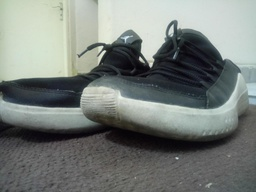
#> input picture imp/optflw/pics/shoes.0.jpg, 256 x 192 px, shrunk from 1280 x 960 before the run; its folder holds 3 pictures in this run
$ python hs.py
#> lines starting #> are read from the running program, lines starting #| are printed output that depends on the picture
### imp/optflw/lib.py

import cv2, sys, numpy as np
from pathlib import Path
from matplotlib import pyplot as plt


QUIVER = 5
FILTER = 1

def getimgfiles(stem):
#> called with stem = 'pics/shoes'
	stem = Path(stem).expanduser()
	path = stem.parent
	name = stem.name
	exts = ['.ppm','.bmp','.png','.jpg']
	for ext in exts:
		pat = name + '.*' + ext
		print('[*] searching {}/{}'.format(path, pat))
		flist = sorted(path.glob(pat))
		if flist:
			break
#> pass 2 of the loop in getimgfiles, `for ext in exts:`:

	if not flist:
		raise FileNotFoundError('[-] no files found under {} with {}'.format(stem,exts))

	print('[+] analyzing {} files {}.*{}'.format(len(flist), stem, ext))

	return flist, ext


def HornSchunck(im1, im2, landa, ite):
	uInitial = np.zeros([im1.shape[0], # row
						 im1.shape[1]] # col
						)
	vInitial = np.zeros([im1.shape[0], # row
						 im1.shape[1]] # col
						)

	# cause our imag is a 255 value matrix
	# we'll make our u and v vector range
	# something between 0 and 1
	u = uInitial / 255
	v = vInitial / 255

	[fx, fy, ft] = computeDerivatives(im1, im2)

	# cause our imag is a 255 value matrix
	# we'll make our f matrices range
	# something between 0 and 1
	fx = fx / 255
	fy = fy / 255
	ft = ft / 255

	# plotting each fx , fy and ft
	fg, ax = plt.subplots(1, 3, figsize=(18,5))
	for f, a, t in zip((fx, fy, ft), ax, ('$f_x$','$f_y$','$f_t$')):
		h = a.imshow(f, cmap = 'bwr')
		a.set_title(t)
		fg.colorbar(h, ax = a)


	# We use an odd kernel size to ensure there
	# is a valid integer (x, y)-coordinate at the center of the image

	mask = np.array([[1/6, 1/3, 1/6],
					  [1/3,    0, 1/3],
					  [1/6, 1/3, 1/6]], float)

	for i in range(ite):
		# cause our imag is a 255 value matrix
		# we'll make our u and v vector range
		# something between 0 and 1
		uAvg = cv2.filter2D(u,-1, mask) / 255
		vAvg = cv2.filter2D(v,-1, mask) / 255
		derv = (fx*uAvg + fy*vAvg + ft) / (landa**2 + fx**2 + fy**2)
		u = uAvg - fx * derv
		v = vAvg - fy * derv

	return u,v


def computeDerivatives(im1, im2):
	# our result img pixel range conved with our mask should be
	# something between 0 to 255 and for that reason we multiply
	# our 2x2 mask by 0.25
	maskX = np.matrix([[-1,1],[-1,1]])*.25
	maskY = np.matrix([[-1,-1],[1,1]])*.25
	maskT = np.ones([2,2])*.25
	# because of adding two conv will raise a pixel range exception error
	# here we are dividing the result for each f by 2 to make the result
	# less than or equal to 255
	fx = (cv2.filter2D(im1, -1, maskX) + cv2.filter2D(im2, -1, maskX))/2
	fy = (cv2.filter2D(im1, -1, maskY) + cv2.filter2D(im2, -1, maskY))/2
	ft = (cv2.filter2D(im1, -1, maskT) + cv2.filter2D(im2, -1, -maskT))/2

	return (fx,fy,ft)


def smoothImage(img, gaussSigma):
	"""
	HS scheme assumes that the velocity field varies
	globally smoothly and neighboring pixels
	have almost the same velocity
	"""
	G = gaussFilter(gaussSigma)
	smoothedImage = cv2.filter2D(img, -1, G)
	smoothedImage = cv2.filter2D(smoothedImage, -1, G.T)
	return smoothedImage


def plottyGraph(u, v, Inew, scale=3):
	"""
	plotting u and v vector on each image
	"""
	ax = plt.figure().gca()
	ax.imshow(Inew, cmap = 'gray')
	for i in range(0, len(u), 3):
		for j in range(0, len(v), 3):
			ax.arrow(j,i, v[i,j]*scale, u[i,j]*scale, color='red')
	plt.draw()
	plt.pause(0.01)


def gaussFilter(segma):
	"""
	G(x) = 1/2*pi*segma^2 * (e^-x^2/2*segma^2)
	x : is the distance from the origin in the horizontal axis,
	σ : is the standard deviation of the Gaussian distribution
	"""
	kSize = 2*(segma*3)
	x = range(int(-kSize/2), int(kSize/2), int(1+1/kSize))
	x = np.array(x)
	G = (1/(2*np.pi)**.5*segma) * np.exp(-x**2/(2*segma**2))
	return G


### imp/optflw/hs.py

# -*- coding: utf-8 -*-


# ---------------------------------
# OPTICAL FLOW HORN-SCHUNCK METHOD
# ---------------------------------


from lib import *


def App(stem):

	flist, ext = getimgfiles(stem)
	for i in range(len(flist)-1):
		try:
			fn1 = str(stem) +'.'+ str(i) + ext
			m1 = cv2.imread(fn1, 0)
#> m1: shape (192, 256); min 2, max 240, mean 124.1
			m1 = cv2.resize(m1,None,fx=0.5,fy=0.5) # 0.5 means 50% of image to be scalling
#> m1: shape (96, 128)
			m1 = smoothImage(m1, FILTER)

			fn2 = str(stem) + '.' + str(i+1) + ext
			m2 = cv2.imread(fn2, 0)
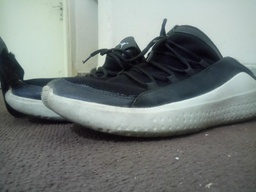
#> input picture imp/optflw/pics/shoes.1.jpg, 256 x 192 px, shrunk from 1280 x 960 before the run
#> m2: shape (192, 256); min 0, max 241, mean 123.3
			m2 = cv2.resize(m2,None,fx=0.5,fy=0.5) # 0.5 means 50% of image to be scalling
#> m2: shape (96, 128)
			m2 = smoothImage(m2, FILTER)

			[U, V] = HornSchunck(m1, m2, 1, 100)
#> in computeDerivatives, `fx = (cv2.filter2D(im1, -1, maskX) + cv2.filter2D(im2, -1, maskX))/2`:
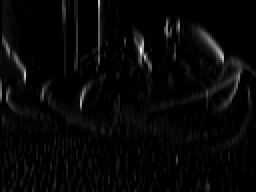
#> fx: shape (96, 128) float64 (shown 2 times larger); min 0, max 36.5, mean 1.1; drawn with min black and max white
#> in computeDerivatives, `fy = (cv2.filter2D(im1, -1, maskY) + cv2.filter2D(im2, -1, maskY))/2`:
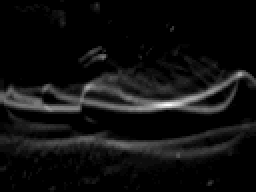
#> fy: shape (96, 128) float64 (shown 2 times larger); min 0, max 19, mean 1.19; drawn with min black and max white
#> in computeDerivatives, `ft = (cv2.filter2D(im1, -1, maskT) + cv2.filter2D(im2, -1, -maskT))/2`:
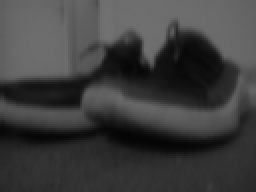
#> ft: shape (96, 128) float64 (shown 2 times larger); min 4.5, max 113, mean 61.8
#> the loop in HornSchunck, `for f, a, t in zip((fx, fy, ft), ax, ('$f_x$','$f_y$','$f_t$')):` made 3 passes
#> t on passes 1 to 3: '$f_x$', '$f_y$', '$f_t$'

			# each pixel of our u and v vector is something
			# between 0 and 1 , we multiply each one of them by 255 to get
			# a range of 0 to 255 pixels
			U = U * 255
			V = V * 255

			# change the type of u and v
			# cause we don't have a pixel lile 124.5 ;-)
			U = U.astype(int)
			V = V.astype(int)
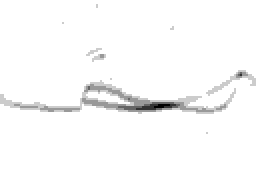
#> V: shape (96, 128) int64 (shown 2 times larger); min -5, max 0, mean -0.0985; drawn with min black and max white

			# plot u and v for each image which their
			# pixel range is something between 0 to 255
			plottyGraph(U, V, m2)
#> the loop in plottyGraph, `for i in range(0, len(u), 3):` made 32 passes
#> i on passes 2 to 13: 3, 6, 9, 12, 15, 18, 21, 24, 27, 30, 33, 36
#> in plottyGraph, `plt.pause(0.01)`:
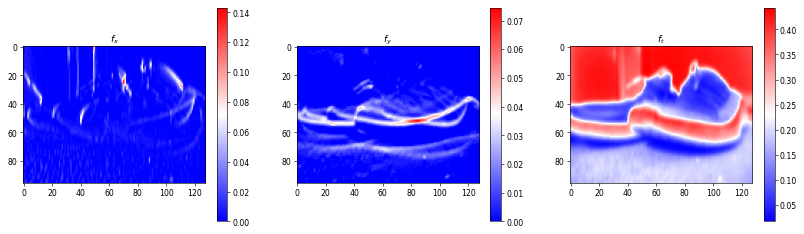
#> figure drawn by matplotlib, 6 panels
#> in plottyGraph, `plt.pause(0.01)`:
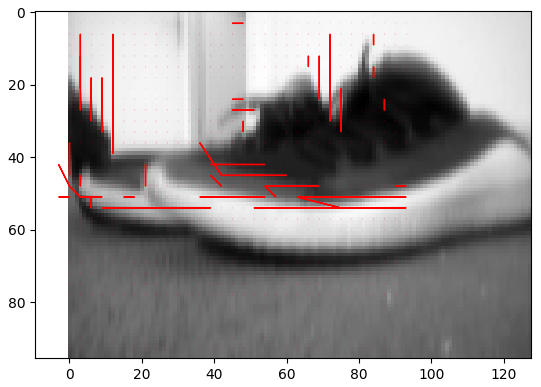
#> figure drawn by matplotlib, 1 panel

		except KeyboardInterrupt:
		    sys.exit(0)
#> pass 2 of the loop in App, `for i in range(len(flist)-1):`:
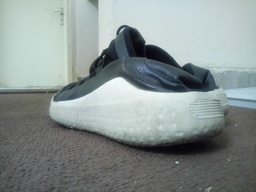
#> input picture imp/optflw/pics/shoes.2.jpg, 256 x 192 px, shrunk from 1280 x 960 before the run
#> in computeDerivatives (call 2), `ft = (cv2.filter2D(im1, -1, maskT) + cv2.filter2D(im2, -1, -maskT))/2`:
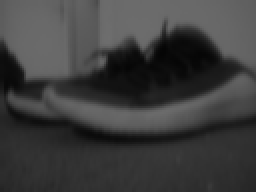
#> ft: shape (96, 128) float64 (shown 2 times larger); min 5, max 110, mean 61.4
#> the loop in HornSchunck (call 2), `for f, a, t in zip((fx, fy, ft), ax, ('$f_x$','$f_y$','$f_t$')):` made 3 passes
#> the loop in HornSchunck (call 2), `for i in range(ite): # cause our imag is a 255 value matrix # we'll ma..` made 100 passes
#> pass 2, in HornSchunck (call 2), `uAvg = cv2.filter2D(u,-1, mask) / 255`:
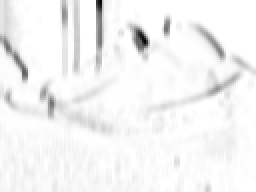
#> uAvg: shape (96, 128) float64 (shown 2 times larger); min -0.000148, max 0, mean -6.42e-06; drawn with min black and max white
#> the loop in plottyGraph (call 2), `for i in range(0, len(u), 3):` made 32 passes


if __name__ == '__main__':

	App("pics/shoes")
